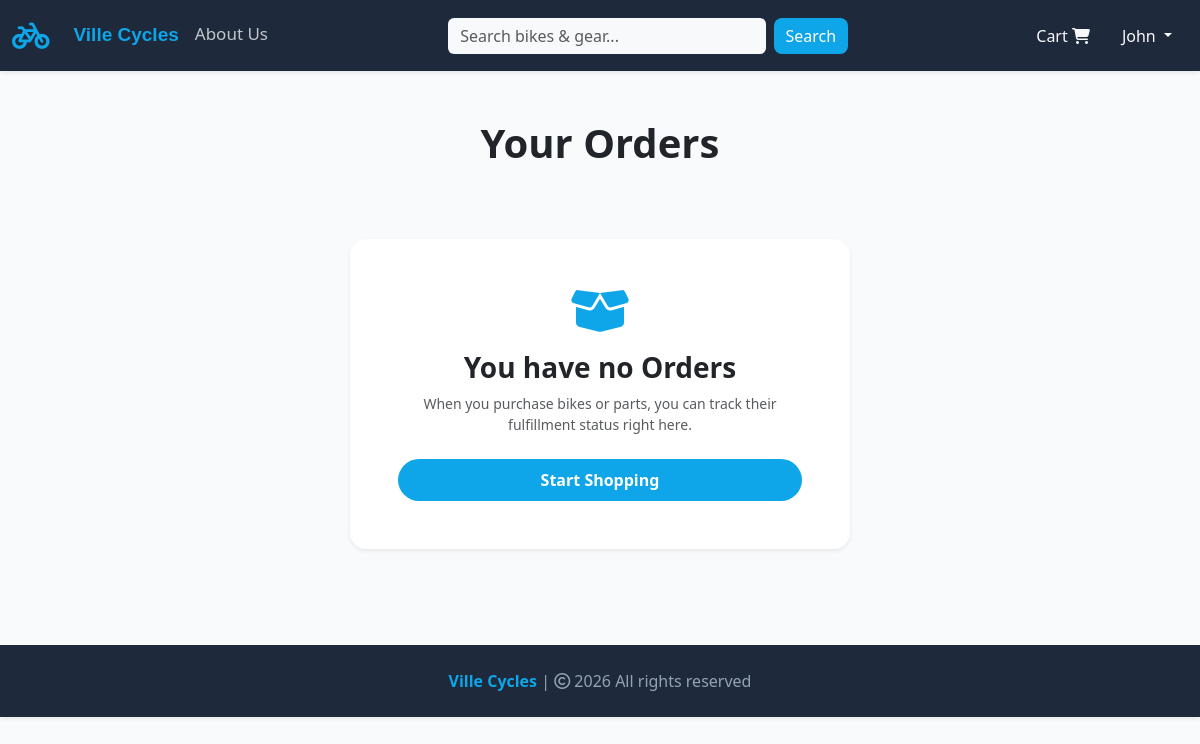
/orders (signed in), run on an earlier commit of the app's database.
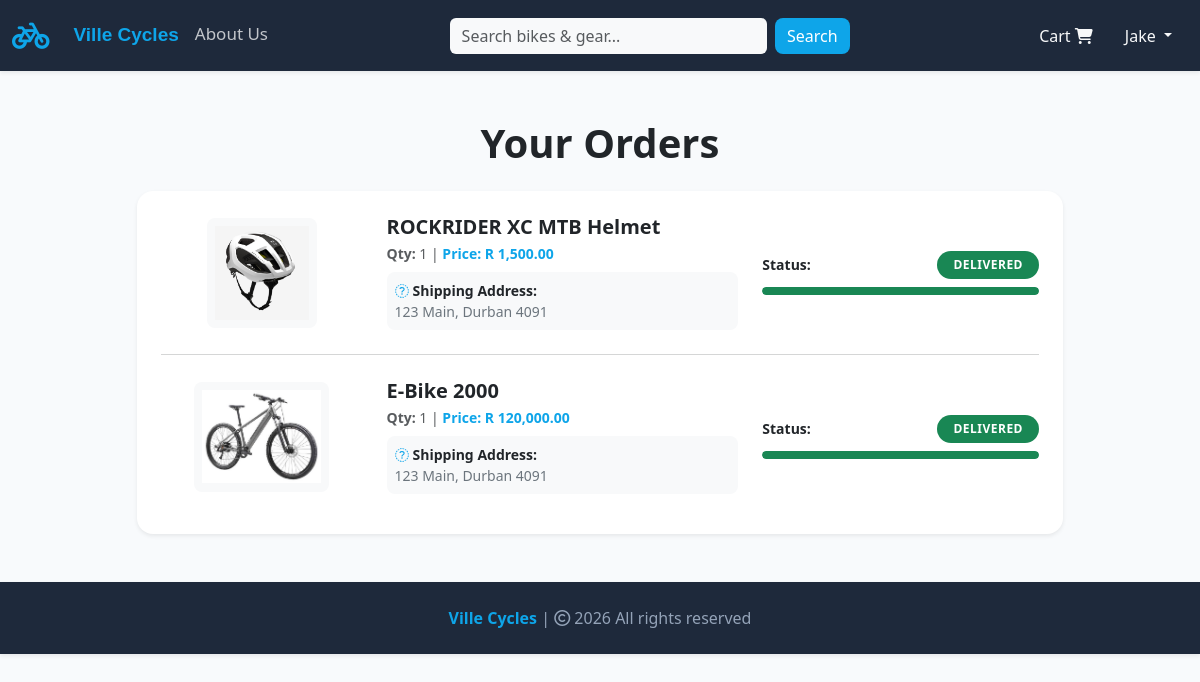
And on a later commit of the database.
### website/models.py (models this page shows, shortened)
class Customer(db.Model):
    __tablename__ = "customers"
    id = db.Column(db.Integer, primary_key=True)
    user_id = db.Column(
        db.Integer, db.ForeignKey("users.id"), unique=True, nullable=False
    )
    first_name = db.Column(db.String(150), nullable=False)
    last_name = db.Column(db.String(150), nullable=False)
    phone_number = db.Column(db.String(15), nullable=True)
    id_number = db.Column(db.String(13), unique=True, nullable=True)
    address = db.Column(db.String(255), nullable=True)
    city = db.Column(db.String(100), nullable=True)
    postal_code = db.Column(db.String(20), nullable=True)
    cart_items = db.relationship(
        "Cart", backref=db.backref("customer", lazy=True), cascade="all, delete-orphan"
    )
    orders = db.relationship("Order", backref=db.backref("customer", lazy=True))

class Order(db.Model):
    __tablename__ = "orders"
    id = db.Column(db.Integer, primary_key=True)
    quantity = db.Column(db.Integer, nullable=False)
    price = db.Column(db.Float, nullable=False)
    status = db.Column(db.String(100), nullable=False, default="Pending Payment")
    payment_id = db.Column(db.String(1000), nullable=False)
    date_ordered = db.Column(db.DateTime, default=datetime.now)
    address = db.Column(db.String(255), nullable=True)
    city = db.Column(db.String(100), nullable=True)
    postal_code = db.Column(db.String(20), nullable=True)
    card_holder = db.Column(db.String(150), nullable=True)
    card_last_four = db.Column(db.String(4), nullable=True)
    customer_link = db.Column(db.Integer, db.ForeignKey("customers.id"), nullable=False)
    product_link = db.Column(db.Integer, db.ForeignKey("products.id"), nullable=False)

class Product(db.Model):
    __tablename__ = "products"
    id = db.Column(db.Integer, primary_key=True)
    product_name = db.Column(db.String(100), nullable=False)
    current_price = db.Column(db.Float, nullable=False)
    previous_price = db.Column(db.Float, nullable=True)
    in_stock = db.Column(db.Integer, nullable=False)
    product_picture = db.Column(db.String(1000), nullable=False)
    flash_sale = db.Column(db.Boolean, default=False)
    date_added = db.Column(db.DateTime, default=datetime.now)
    category_id = db.Column(db.Integer, db.ForeignKey("categories.id"), nullable=False)
    is_active = db.Column(db.Boolean, default=True, nullable=False)
    is_flagship = db.Column(db.Boolean, default=False, nullable=False)
    carts = db.relationship(
        "Cart", backref=db.backref("product", lazy=True), cascade="all, delete-orphan"
    )
    orders = db.relationship("Order", backref=db.backref("product", lazy=True))

### website/views.py (the view)
@views.route("/orders")
@login_required
def order():
    if not current_user.customer_profile:
        flash("Only customer accounts have order records.", category="error")
        return redirect("/")
    customer_id = current_user.customer_profile.id
    page = request.args.get("page", 1, type=int)
    per_page = 5
    pagination = (
        Order.query.filter_by(customer_link=customer_id)
        .order_by(Order.id.desc())
        .paginate(page=page, per_page=per_page, error_out=False)
    )
    orders = pagination.items
    return render_template("orders.html", orders=orders, pagination=pagination)

### website/models.py (called while the page is built)
    @property
    def is_admin(self):
        return self.role == "admin"

### website/templates/orders.html (shortened to what this page needs)
{% extends 'base.html' %}
{% block body %}
<div class="container my-5">
    <h1 class="text-center mb-4 fw-bold text-dark">Your Orders</h1>
    <div class="row justify-content-center">
        {% if orders %}
        <div class="col-lg-10">
            <div class="card shadow-sm border-0 rounded-4">
                <div class="card-body p-4">
                    {% for item in orders %}
                    <div class="row align-items-center mb-3">
                        <div class="col-md-3 text-center mb-3 mb-md-0">
                            <img src="{{ item.product.product_picture }}" alt="{{ item.product.product_name }}"
                                class="img-fluid rounded-3 border-0 bg-light p-2"
                                style="max-height: 110px; object-fit: contain;">
                        </div>
                        <div class="col-md-5">
                            <h5 class="fw-bold text-dark mb-1">{{ item.product.product_name }}</h5>
                            <p class="mb-2 text-muted small">
                                <span class="fw-semibold">Qty:</span> {{ item.quantity }} |
                                <span class="fw-semibold" style="color: #0EA5E9;">Price: R {{
                                    "{:,.2f}".format(item.price) }}</span>
                            </p>
                            <div class="text-secondary small mt-2 bg-light p-2 rounded-3 border-0">
                                <span class="fw-bold text-dark"><i class="fas fa-location-dot me-1"
                                        style="color: #0EA5E9;"></i>Shipping Address:</span><br>
                                {{ item.address }}, {{ item.city }} {{ item.postal_code }}
                            </div>
                        </div>
                        <div class="col-md-4 mt-4 mt-md-0">
                            <div class="d-flex justify-content-between align-items-center mb-2">
                                <span class="small fw-bold text-dark">Status:</span>
                                <span class="badge rounded-pill px-3 py-2 fw-bold text-uppercase
                                    {% if item.status == 'Pending' %} bg-light text-dark border
                                    {% elif item.status == 'Accepted' %} bg-info text-dark
                                    {% elif item.status == 'Out for delivery' %} bg-warning text-dark
                                    {% elif item.status == 'Delivered' %} bg-success text-white
                                    {% elif item.status == 'Canceled' %} bg-danger text-white
                                    {% else %} bg-secondary text-white
                                    {% endif %}" style="font-size: 0.75rem; letter-spacing: 0.5px;">
                                    {{ item.status }}
                                </span>
                            </div>
                            {% if item.status == 'Pending' %}
                            <div class="progress rounded-pill bg-light" style="height: 8px;">
                                <div class="progress-bar rounded-pill" role="progressbar"
                                    style="width: 20%; background-color: #0EA5E9;" aria-valuenow="20" aria-valuemin="0"
                                    aria-valuemax="100"></div>
                            </div>
                            {% elif item.status == 'Accepted' %}
                            <div class="progress rounded-pill bg-light" style="height: 8px;">
                                <div class="progress-bar rounded-pill bg-info" role="progressbar" style="width: 40%;"
                                    aria-valuenow="40" aria-valuemin="0" aria-valuemax="100"></div>
                            </div>
                            {% elif item.status == 'Out for delivery' %}
                            <div class="progress rounded-pill bg-light" style="height: 8px;">
                                <div class="progress-bar rounded-pill bg-warning" role="progressbar" style="width: 70%;"
                                    aria-valuenow="70" aria-valuemin="0" aria-valuemax="100"></div>
                            </div>
                            {% elif item.status == 'Delivered' %}
                            <div class="progress rounded-pill bg-light" style="height: 8px;">
                                <div class="progress-bar rounded-pill bg-success" role="progressbar"
                                    style="width: 100%;" aria-valuenow="100" aria-valuemin="0" aria-valuemax="100">
                                </div>
                            </div>
                            {% elif item.status == 'Canceled' %}
                            <div class="progress rounded-pill bg-light" style="height: 8px;">
                                <div class="progress-bar rounded-pill bg-danger" role="progressbar" style="width: 100%;"
                                    aria-valuenow="100" aria-valuemin="0" aria-valuemax="100"></div>
                            </div>
                            {% endif %}
                        </div>
                    </div>
                    {% if not loop.last %}
                    <hr class="text-muted my-4">
                    {% endif %}
                    {% endfor %}
                </div>
            </div>
        </div>
        {% else %}
        <div class="col-12 text-center py-5">
            <div class="card border-0 shadow-sm rounded-4 p-5 mx-auto bg-white" style="max-width: 500px;">
                <i class="fa-solid fa-box-open fa-3x mb-3" style="color: #0EA5E9;"></i>
                <h3 class="fw-bold text-dark mb-2">You have no Orders</h3>
                <p class="text-muted mb-4 small">When you purchase bikes or parts, you can track their fulfillment
                    status right here.</p>
                <a href="/" class="btn fw-bold text-white rounded-pill py-2" style="background-color: #0EA5E9;">Start
                    Shopping</a>
            </div>
        </div>
        {% endif %}
    </div>
</div>
{% endblock %}

### website/templates/base.html (shortened to what this page needs)
<!DOCTYPE html>
<html lang="en">
<head>
    <link rel="stylesheet"
        href="https://cdnjs.cloudflare.com/ajax/libs/bootstrap-icons/1.13.1/font/bootstrap-icons.min.css"
>
    <link rel="stylesheet" href="https://cdnjs.cloudflare.com/ajax/libs/font-awesome/6.4.0/css/all.min.css">
    <link rel="stylesheet" href="{{ url_for('static', filename='css/all.min.css') }}">
    <link rel="stylesheet" href="{{ url_for('static', filename='css/bootstrap.min.css') }}">
    <link rel="stylesheet" href="{{ url_for('static', filename='css/style.css') }}">
</head>
<body style="background-color: #F8FAFC; color: #0F172A; overflow-x: hidden;">
    <nav class="navbar navbar-expand-lg navbar-dark shadow-sm" style="background-color: #1E293B;">
        <div class="container-fluid">
            <a class="navbar-brand" href="/" style="color: #0EA5E9; font-size: 30px;">
                <i class="fa-solid fa-bicycle"></i>
            </a>
            <div class="collapse navbar-collapse" id="navbarSupportedContent">
                <ul class="navbar-nav me-auto mb-2 mb-lg-0">
                    <li class="nav-item">
                        <a class="nav-link active" aria-current="page" href="/"
                            style="font-family: sans-serif; font-weight: 600; font-size: 19px; color: #0EA5E9;">Ville
                            Cycles</a>
                    </li>
                    <li class="nav-item">
                        <a class="nav-link text-light opacity-75" href="{{ url_for('views.about') }}"
                            style="font-size: 17px;">About Us</a>
                    </li>
                </ul>
                <form class="d-flex mx-auto my-2 my-lg-0" role="search" action="/search" method="POST"
                    style="max-width: 400px; width: 100%;">
                    <input class="form-control me-2 bg-light border-0" name="search" type="search"
                        placeholder="Search bikes & gear..." aria-label="Search">
                    <button class="btn" type="submit"
                        style="background-color: #0EA5E9; color: white; border: none;">Search</button>
                </form>
                <ul class="navbar-nav ms-auto mb-2 mb-lg-0 align-items-lg-center">
                    <li class="nav-item mx-2" id="items">
                        {% if cart | length < 1 %} <a class="nav-link text-light" href="/cart">
                             Cart
                            <i class="fa-solid fa-cart-shopping"></i>
                            </a>
                            {% else %}
                            <a class="nav-link text-light" href="/cart">
                                <span class="badge bg-success"></span> Cart
                                <i class="bi bi-{{ cart | length }}-square-fill" style="color: #0EA5E9;"></i>
                            </a>
                            {% endif %}
                    </li>
                    <li class="nav-item dropdown mx-2">
                        <a class="nav-link dropdown-toggle text-light" href="#" role="button" id="profileDropdown"
                            data-bs-toggle="dropdown" aria-expanded="false">
                            {% if current_user.is_authenticated and current_user.customer_profile %}
                            {{ current_user.customer_profile.first_name }}
                            {% else %}
                            Account
                            {% endif %}
                        </a>
                    </li>
                </ul>
            </div>
        </div>
    </nav>
    <main class="container-fluid px-0">
        {% block body %}
        {% endblock %}
    </main>
    <footer class="container-fluid text-center p-4 mt-5 shadow-sm" style="background-color: #1E293B; color: #94A3B8;">
        <a href="/" style="color: #0EA5E9; text-decoration: none; font-weight: 600;">Ville Cycles</a> | <span>
            <i class="fa-sharp fa-regular fa-copyright"></i></span> 2026 All rights reserved
    </footer>
</body>
</html>

### website/static/css/style.css (style rules this page uses)
.d-flex .btn { background: orange; border: 2px solid orange; border-radius: 8px; color: #fff; }

What changed in the data, as far as the page shows it:
changed Customer: customer_profile.first_name "John" → "Jake"
now on this page (row edited): Order: product.product_picture (picture), product.product_name "ROCKRIDER XC MTB Helmet", quantity "1", price "1,500.00", address "123 Main", city "Durban", postal_code "4091", status "DELIVERED"
now on this page (row edited): Order: product.product_picture (picture), product.product_name "E-Bike 2000", quantity "1", price "120,000.00", address "123 Main", city "Durban", postal_code "4091", status "DELIVERED"
Also different on the page:
text no longer shown: "You have no Orders When you purchase bikes or parts, you can track their fulfillment status right here. Start Shopping"
